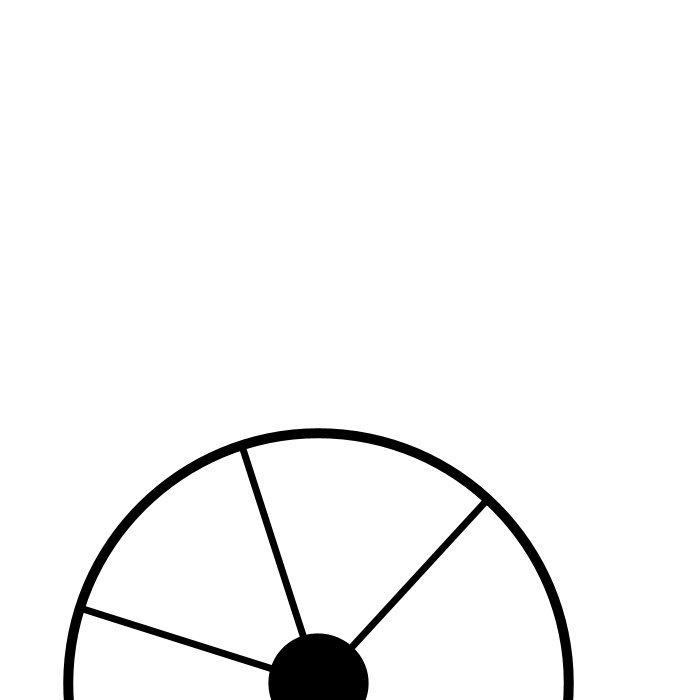
Frame 1 (no input)
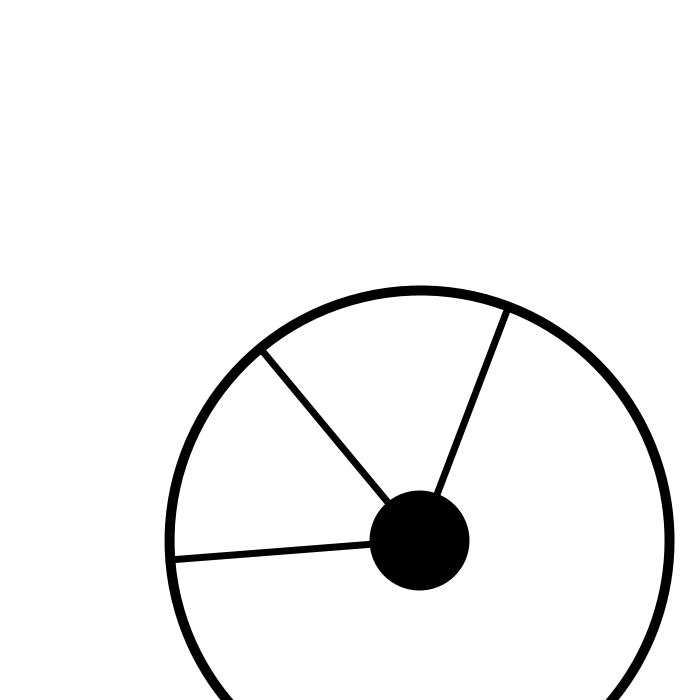
Frame 60 (the mouse pressed at the canvas centre just before this capture)
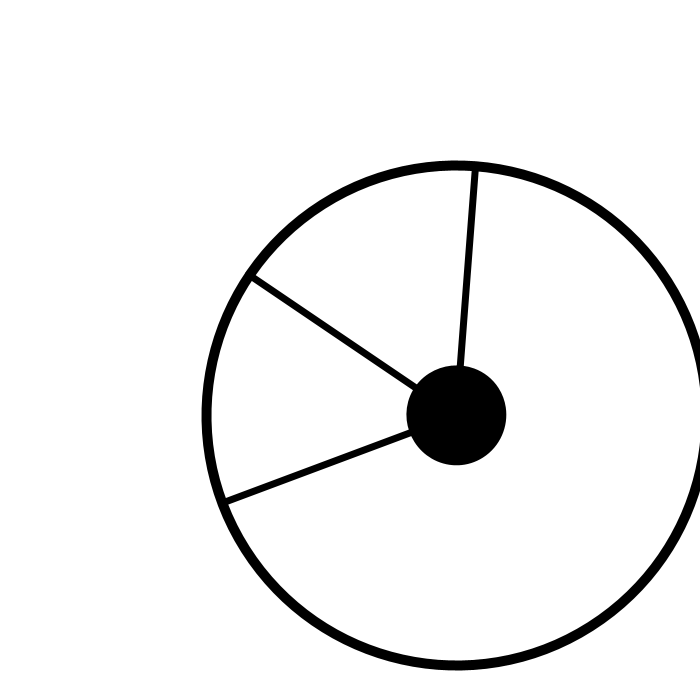
Frame 120 (the mouse held since frame 60 and released just before this capture)

The Processing sketch that drew these frames (run headless with seeded random() and noise(); from frame 60 on, the mouse is pressed at the canvas centre):

// Processing sketch: LORT
// ── LORT.pde

int r=0;

void setup(){
  size(700,700);
}


void draw(){
  background(255);
  pushMatrix();
  translate(3*r,350);
  rotate(frameCount/10.0);
  
  strokeWeight(10);
  circle(350,300,500);
  strokeWeight(50);
  circle(350,300,50);
  strokeWeight(7);
  line(350,300,110,250);
  line(350,300,250,70);
  line(350,300,500,100);
  popMatrix();
 



}

  
  
